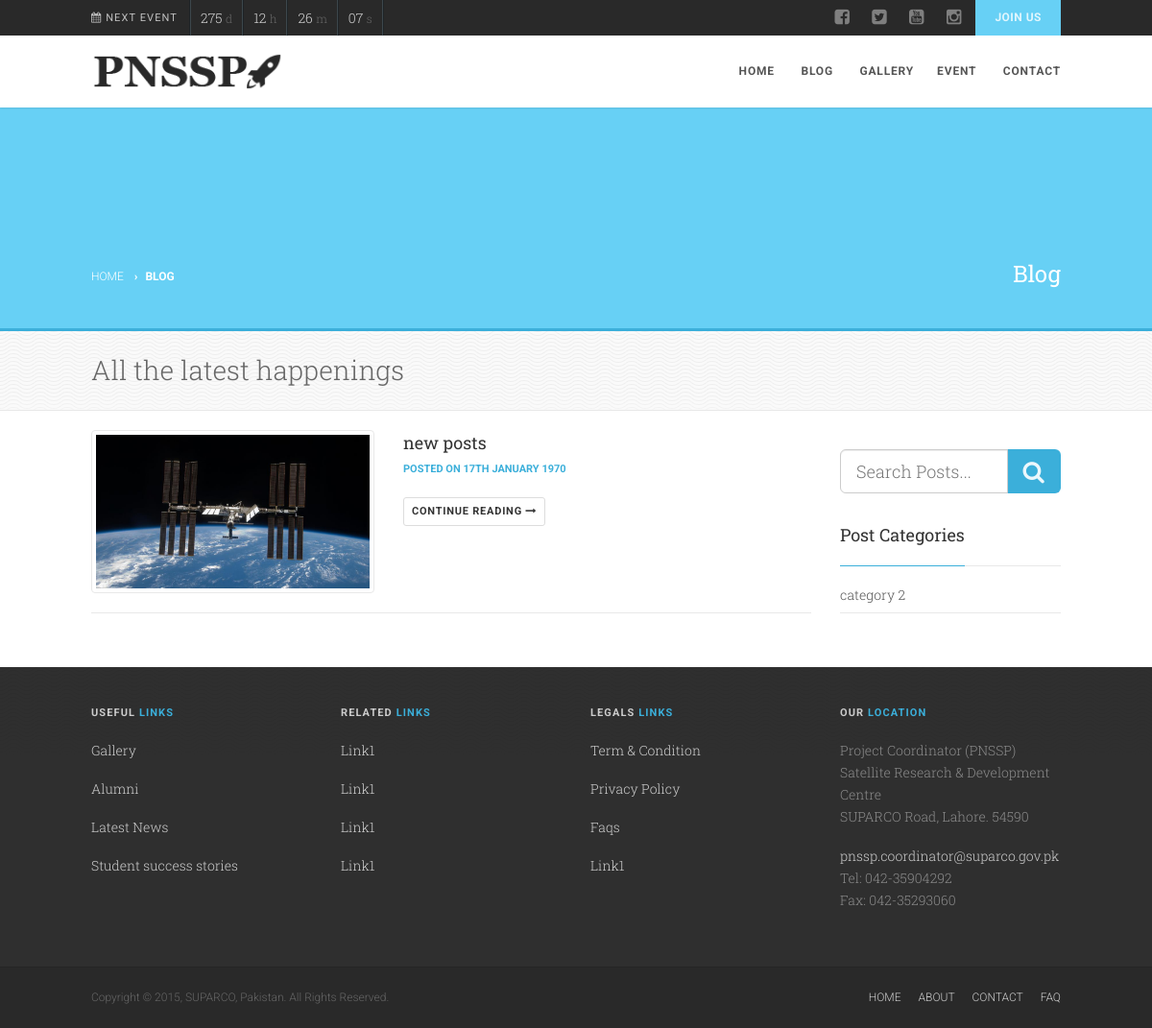
Screenshot of /blog/category/category 2 with the database file from the repository.
### tables this page shows
CREATE TABLE `posts` (
  `id` int(11) NOT NULL AUTO_INCREMENT,
  `heading` varchar(100) DEFAULT NULL,
  `content` text,
  `type` varchar(45) DEFAULT NULL,
  `date` varchar(150) DEFAULT NULL,
  `button` tinyint(1) DEFAULT NULL,
  `buttonText` varchar(45) DEFAULT NULL,
  `buttonLink` varchar(200) DEFAULT NULL,
  `featured_image` varchar(100) DEFAULT NULL,
  `have_images` tinyint(1) DEFAULT NULL,
  `excerpt` text,
  `icon` varchar(45) DEFAULT NULL,
  `category_id` int(11) NOT NULL,
  PRIMARY KEY (`id`)
);

CREATE TABLE `categories` (
  `id` int(11) NOT NULL AUTO_INCREMENT,
  `category` varchar(45) DEFAULT NULL,
  `type` varchar(45) DEFAULT NULL,
  PRIMARY KEY (`id`)
);

### application/controllers/Blog.php (called while the page is built, shortened)
<?php
class Blog extends CI_Controller{
    public function category(){
        $category = $this->security->xss_clean($this->uri->segment(3,0));
        $perpage = 6;
        $page = $this->security->xss_clean($this->uri->segment(4,0));
        if($page == 0){
            $start = 0;
        }
        else{
            $start = ($page-1) * $perpage;
        }
        $this->db->where('category',$category);
        $this->db->where('type','blog');
        $categoryQuery = $this->db->get('categories');
        if($categoryQuery->num_rows() == 1){
            $categorydata = $categoryQuery->result();
            $category = $categorydata[0];
            $this->db->where('category_id',$category->id);
            $this->db->where('type','blog');
            $this->db->order_by('id','DESC');
            $queryTotal      =   $this->db->get('posts');
            $this->db->where('category_id',$category->id);
            $this->db->where('type','blog');
            $this->db->limit($perpage,$start);
            $this->db->order_by('id','DESC');
            $query      =   $this->db->get('posts');
            $this->load->library('pagination');
            $config['base_url']     =   site_url('blog/index');
            $config['total_rows']   =   $queryTotal->num_rows();
            $config['per_page']     =   $perpage;
            $config['use_page_numbers'] = TRUE;
            $config['full_tag_open'] = '<ul class="pagination">';
            $config['full_tag_close'] = '</ul>';
            $config['num_tag_open'] = '<li>';
            $config['num_tag_close'] = '</li>';
            $config['cur_tag_open'] = '<li class="active"><a>';
            $config['cur_tag_close'] = '</a></li>';
            $config['prev_tag_open'] = '<li>';
            $config['prev_tag_close'] = '</li>';
            $config['next_tag_open'] = '<li>';
            $config['next_tag_close'] = '</li>';
            $this->pagination->initialize($config);
            $data['pagination']         =       $this->pagination->create_links();
            $this->db->where('type','blog');
            $query2 = $this->db->get('categories');
            if($query2->num_rows() > 0){
                $data['categories']     =       $query2->result();
            }
            else{
                $data['categories']     =       array();
            }
            $data['blogs']          =       $query->result();
            return $this->load->view('blog.php',$data);
        }
        else{
            return show_404();
        }
    }
}

### index.php (called while the page is built, shortened)
<?php
require_once BASEPATH.'core/CodeIgniter.php';

### application/views/blog.php (the view, shortened to what this page needs)
<?php
$this->load->view("includes/head.php");
?>
<div class="body">
    <?php
        $this->load->view('includes/header.php');
    ?>
    <div class="page-header" style="">
    	<div class="container">
        	<div class="row">
            	<div class="col-md-6 col-sm-6 hidden-xs">
          			<ol class="breadcrumb">
            			<li><a href="<?php echo site_url('home'); ?>">Home</a></li>
            			<li class="active">Blog</li>
          			</ol>
            	</div>
            	<div class="col-md-6 col-sm-6 col-xs-12">
    				<h2>Blog</h2>
                </div>
           	</div>
        </div>
    </div>
    <div class="double-border"></div>
    <div class="secondary-bar">
    	<div class="container">
        	<div class="row">
            	<div class="col-md-12">
                	<span class="big">All the latest happenings</span>
              	</div>
            </div>
        </div>
    </div>
  	<div class="main" role="main">
    	<div id="content" class="content full">
    		<div class="container">
            	<div class="row">
                	<div class="col-md-9">
                        <?php $num = count($blogs);
                        if($num > 0){
                            ?>
                            <ul class="posts-listing">
                                <?php foreach($blogs as $blog){
                                    ?>
                                    <li class="post-list-item format-standard">
                                        <div class="row">
                                            <div class="col-md-5">
                                                <a href="<?php echo site_url('blog/post/'.$blog->id); ?>" class="media-box"><img src="<?php echo base_url('includes/images/'.$blog->featured_image); ?>" alt="<?php echo $blog->heading; ?>" class="img-thumbnail post-thumb"></a>
                                            </div>
                                            <div class="col-md-7">
                                                <h3 class="post-title"><a href="<?php echo site_url('blog/post/'.$blog->id); ?>"><?php echo $blog->heading; ?></a></h3>
                                                <span class="post-time meta-data">Posted on <?php echo date('dS',$blog->date); ?> <?php echo date('F',$blog->date); ?> <?php echo date('Y',$blog->date); ?></span>
                                                <a href="<?php echo site_url('blog/post/'.$blog->id); ?>" class="btn btn-sm btn-default">Continue reading <i class="fa fa-long-arrow-right"></i></a>
                                            </div>
                                        </div>
                                    </li>
                                <?php
                                } ?>
                            </ul>
                        <?php
                        }
                        else{
                            ?>
                            <br>
                            <br>
                            <div class="well">No posts to show</div>
                        <?php
                        }?>
                   	</div>
                    <?php $this->load->view('includes/sidebar.php'); ?>
               	</div>
            </div>
       	</div>
   	</div>
</div>
</body>
</html>

### application/views/includes/sidebar.php (shortened to what this page needs)
<div class="col-md-3 sidebar right-sidebar">
                        <div class="widget sidebar-widget search-form-widget">
                          	<div class="input-group input-group-lg">
                            	<input type="text" class="form-control" placeholder="Search Posts...">
                            	<span class="input-group-btn">
                            		<button class="btn btn-primary" type="button"><i class="fa fa-search fa-lg"></i></button>
                            	</span>
                           	</div>
                        </div>
                    	<div class="widget sidebar-widget widget_categories">
                        	<h3 class="title">Post Categories</h3>
              				<ul>
                                <?php foreach($categories as $category){
    ?>
    <li><a href="<?php echo site_url('blog/category/'.$category->category); ?>"><?php echo $category->category; ?></a> <div style="clear: both;"></div></li>
<?php
} ?>
</ul>
</div>
</div>

### includes/css/style.css (style rules this page uses)
html, body, div, span, applet, object, iframe, h1, h2, h3, h4, h5, h6, p, blockquote, pre, a, abbr, acronym, address, big, cite, code, del, dfn, em, img, ins, kbd, q, s, samp, small, strike, strong, sub, sup, tt, var, b, u, i, center, dl, dt, dd, ol, ul, li, fieldset, form, label, legend, table, caption, tbody, tfoot, thead, tr, th, td, article, aside, canvas, details, embed, figure, figcaption, footer, header, hgroup, menu, nav, output, ruby, section, summary, time, mark, audio, video { margin: 0; padding: 0; border: 0; font: inherit; font-size: 100%; }
body { line-height: 1; }
ol, ul { list-style: none; }
* { -webkit-box-sizing: border-box; -moz-box-sizing: border-box; box-sizing: border-box; outline:none; }
html, body { height: 100%; }
html, hmtl a { width:100%; font-size: 100%; -webkit-text-size-adjust: 100%; -ms-text-size-adjust: 100%; }
a { color:#555555; text-decoration: none; cursor: pointer; -webkit-transition:all 0.3s ease 0.2s; -moz-transition:all 0.3s ease 0.2s; -ms-transition:all 0.3s ease 0.2s; -o-transition:all 0.3s ease 0.2s; transition:all 0.3s ease 0.1s; }
a img { border: none; }
a > img { vertical-align: middle; }
img { max-width: 100%; }
img, object, embed, audio, video { max-width: 100%; }
img { height: auto; }
i, em, .italic { font-style:italic; }
h1, h2, h3, h4, h5, h6 { margin:0 0 18px 0; color:#333333; font-weight:400; line-height:1.5em; font-family: 'Roboto Slab', sans-serif; }
h2 { font-size:24px; }
h3 { font-size:18px; }
h1 a, h2 a, h3 a, h5 a, h6 a { color:#333333; text-decoration:none; }
.big { font-size:200%; line-height:1.5em; }
ul { margin:10px 0 10px 20px; list-style-type:disc; }
ol { margin:10px 0 10px 30px; list-style-type: decimal; }
.form-control { margin-bottom:20px; }
.title { border-bottom:#e8e8e8 1px solid; }
.meta-data { color:#999; font-size:11px; font-family: 'Roboto', sans-serif; text-transform:uppercase; font-weight:700; }
.media-box { position:relative; display:block; max-width:100%; }
.double-border { position:relative; width:100%; height:3px; }
body { background-color:#ffffff; color:#666666; font-size:14px; font-weight:300; font-family: 'Roboto Slab', serif; line-height:23px; background-attachment:fixed; }
.content { padding:40px 0 50px; }
.home .content { padding:0; }
.home .sidebar { padding-top:40px; padding-bottom:30px; }
.posts-listing { margin:0; list-style-type:none; }
.post-list-item { padding:20px 0; border-bottom:#e8e8e8 1px solid; }
.posts-listing .post-title { font-size:18px; font-weight:400; display:block; margin-bottom:0; }
.page-header { height:230px; margin:0; background-color:#ccc; background-repeat:no-repeat; background-size:cover; background-position:center center; border:0; }
.page-header h2 { text-align:right; padding-top:155px; color:#ffffff; }
.page-header .breadcrumb { padding:0; margin:0; padding-top:165px; background:none; font-family: 'Roboto', sans-serif; text-transform:uppercase; font-size:12px; }
.secondary-bar { padding:20px 0; background:url(../images/wave-high.png) repeat-x #fafafa; border-bottom:#e8e8e8 1px solid; }
.widget.sidebar-widget { margin-bottom:30px; }
.sidebar .widget.sidebar-widget:last-child { margin-bottom:0; }
.widget ul, .widget ol { margin:0; list-style-type:none; }
.widget li { margin-bottom:10px; padding-bottom:7px; }
.widget_categories ul li, .widget_archive ul li, .widget_recent_entries ul li, .widget_recent_entries ul li, .widget_recent_comments ul li, .widget_links ul li, .widget_meta ul li, .upcoming_events_widget li, .custom_categories_widget li { border-bottom:1px solid #e8e8e8; text-align:right; }
.widget_categories ul li a, .widget_archive ul li a, .widget_recent_entries ul li a, .widget_recent_entries ul li a, .widget_recent_comments ul li a, .widget_links ul li a, .widget_meta ul li a, .custom_categories_widget li a { display:inline-block; text-align:left; float: left; position:relative; }

### rows the page displays
posts: featured_image (picture), heading "new posts", date "17TH", date "JANUARY", date "1970"
categories: category "category 2"
